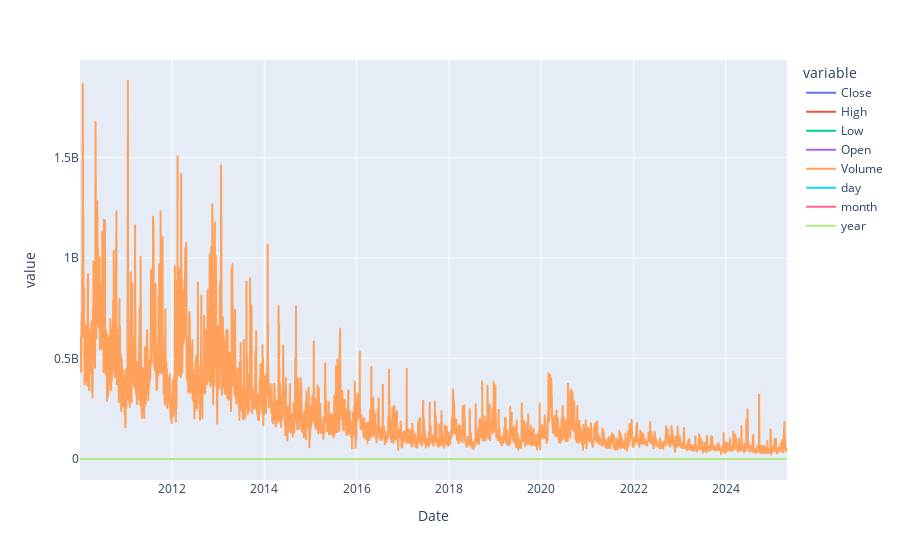

This figure's notebook cell:
### Code cell
fig

### Figure 1 — Plotly figure (JSON) as saved in the notebook; plotly's stock layout.template omitted (floating-point values rounded to 4 significant figures; data arrays with more than 128 entries replaced by an {"elided": "..."} marker saying what was removed)
{"data": [{"hovertemplate": "variable=Close<br>Date=%{x}<br>value=%{y}<extra></extra>", "legendgroup": "Close", "line": {"color": "#636efa", "dash": "solid"}, "marker": {"symbol": "circle"}, "mode": "lines", "name": "Close", "showlegend": true, "type": "scattergl", "x": {"elided": "3854 str values"}, "xaxis": "x", "y": {"elided": "3854 float values"}, "yaxis": "y"}, {"hovertemplate": "variable=High<br>Date=%{x}<br>value=%{y}<extra></extra>", "legendgroup": "High", "line": {"color": "#EF553B", "dash": "solid"}, "marker": {"symbol": "circle"}, "mode": "lines", "name": "High", "showlegend": true, "type": "scattergl", "x": {"elided": "3854 str values"}, "xaxis": "x", "y": {"elided": "3854 float values"}, "yaxis": "y"}, {"hovertemplate": "variable=Low<br>Date=%{x}<br>value=%{y}<extra></extra>", "legendgroup": "Low", "line": {"color": "#00cc96", "dash": "solid"}, "marker": {"symbol": "circle"}, "mode": "lines", "name": "Low", "showlegend": true, "type": "scattergl", "x": {"elided": "3854 str values"}, "xaxis": "x", "y": {"elided": "3854 float values"}, "yaxis": "y"}, {"hovertemplate": "variable=Open<br>Date=%{x}<br>value=%{y}<extra></extra>", "legendgroup": "Open", "line": {"color": "#ab63fa", "dash": "solid"}, "marker": {"symbol": "circle"}, "mode": "lines", "name": "Open", "showlegend": true, "type": "scattergl", "x": {"elided": "3854 str values"}, "xaxis": "x", "y": {"elided": "3854 float values"}, "yaxis": "y"}, {"hovertemplate": "variable=Volume<br>Date=%{x}<br>value=%{y}<extra></extra>", "legendgroup": "Volume", "line": {"color": "#FFA15A", "dash": "solid"}, "marker": {"symbol": "circle"}, "mode": "lines", "name": "Volume", "showlegend": true, "type": "scattergl", "x": {"elided": "3854 str values"}, "xaxis": "x", "y": {"elided": "3854 float values"}, "yaxis": "y"}, {"hovertemplate": "variable=day<br>Date=%{x}<br>value=%{y}<extra></extra>", "legendgroup": "day", "line": {"color": "#19d3f3", "dash": "solid"}, "marker": {"symbol": "circle"}, "mode": "lines", "name": "day", "showlegend": true, "type": "scattergl", "x": {"elided": "3854 str values"}, "xaxis": "x", "y": {"elided": "3854 float values"}, "yaxis": "y"}, {"hovertemplate": "variable=month<br>Date=%{x}<br>value=%{y}<extra></extra>", "legendgroup": "month", "line": {"color": "#FF6692", "dash": "solid"}, "marker": {"symbol": "circle"}, "mode": "lines", "name": "month", "showlegend": true, "type": "scattergl", "x": {"elided": "3854 str values"}, "xaxis": "x", "y": {"elided": "3854 float values"}, "yaxis": "y"}, {"hovertemplate": "variable=year<br>Date=%{x}<br>value=%{y}<extra></extra>", "legendgroup": "year", "line": {"color": "#B6E880", "dash": "solid"}, "marker": {"symbol": "circle"}, "mode": "lines", "name": "year", "showlegend": true, "type": "scattergl", "x": {"elided": "3854 str values"}, "xaxis": "x", "y": {"elided": "3854 float values"}, "yaxis": "y"}], "layout": {"legend": {"title": {"text": "variable"}, "tracegroupgap": 0}, "margin": {"t": 60}, "xaxis": {"anchor": "y", "domain": [0, 1], "title": {"text": "Date"}}, "yaxis": {"anchor": "x", "domain": [0, 1], "title": {"text": "value"}}}}
